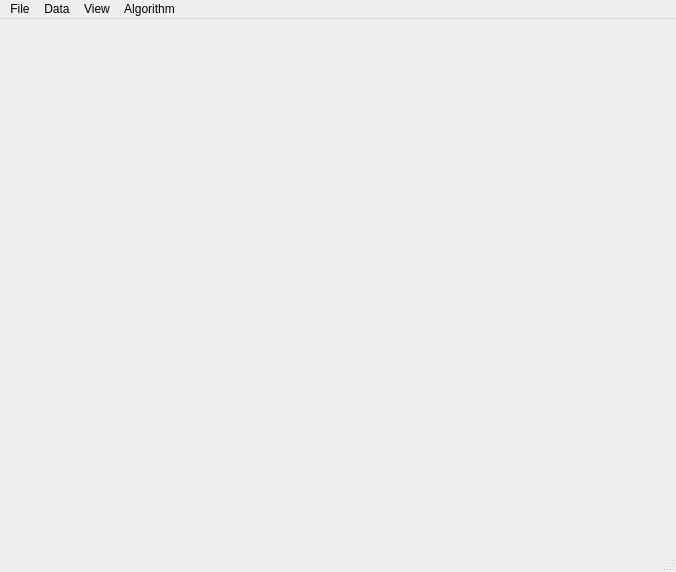
<?xml version="1.0" encoding="UTF-8"?>
<ui version="4.0">
 <author>Fernando de Goes</author>
 <class>MainWindow</class>
 <widget class="QMainWindow" name="MainWindow">
  <property name="geometry">
   <rect>
    <x>0</x>
    <y>0</y>
    <width>676</width>
    <height>572</height>
   </rect>
  </property>
  <property name="windowTitle">
   <string>Image BN-OT</string>
  </property>
  <widget class="QWidget" name="centralwidget">
   <layout class="QGridLayout">
    <item row="0" column="0">
     <widget class="GlViewer" name="viewer" native="true">
      <property name="focusPolicy">
       <enum>Qt::StrongFocus</enum>
      </property>
      <property name="locale">
       <locale language="English" country="UnitedStates"/>
      </property>
     </widget>
    </item>
   </layout>
  </widget>
  <widget class="QStatusBar" name="statusbar"/>
  <widget class="QMenuBar" name="menuBar">
   <property name="geometry">
    <rect>
     <x>0</x>
     <y>0</y>
     <width>676</width>
     <height>22</height>
    </rect>
   </property>
   <widget class="QMenu" name="menuFile">
    <property name="title">
     <string>File</string>
    </property>
    <addaction name="actionOpenImage"/>
    <addaction name="actionToggleInvert"/>
    <addaction name="separator"/>
    <addaction name="actionOpenPoints"/>
    <addaction name="actionSavePoints"/>
    <addaction name="actionSaveEPS"/>
    <addaction name="separator"/>
    <addaction name="actionSnapshot"/>
    <addaction name="actionClear"/>
   </widget>
   <widget class="QMenu" name="menuAlgorithm">
    <property name="title">
     <string>Algorithm</string>
    </property>
    <addaction name="actionToggleTimer"/>
    <addaction name="actionSetParameters"/>
    <addaction name="actionToggleFixedConnectivity"/>
    <addaction name="separator"/>
    <addaction name="actionResetWeights"/>
    <addaction name="actionFullOptimization"/>
    <addaction name="separator"/>
    <addaction name="actionOptimizeWeightsGD"/>
    <addaction name="actionOptimizeWeightsGDUntil"/>
    <addaction name="actionOptimizeWeightsNewton"/>
    <addaction name="actionOptimizeWeightsNewtonUntil"/>
    <addaction name="separator"/>
    <addaction name="actionOptimizePointsGD"/>
    <addaction name="actionOptimizePointsLloyd"/>
    <addaction name="separator"/>
    <addaction name="actionBreak_Regularity"/>
    <addaction name="separator"/>
    <addaction name="actionCountSitesPerBin"/>
   </widget>
   <widget class="QMenu" name="menuView">
    <property name="title">
     <string>View</string>
    </property>
    <addaction name="actionViewImage"/>
    <addaction name="actionViewImageGrid"/>
    <addaction name="separator"/>
    <addaction name="actionViewDomain"/>
    <addaction name="actionViewPoints"/>
    <addaction name="separator"/>
    <addaction name="actionViewVertices"/>
    <addaction name="actionViewEdges"/>
    <addaction name="actionViewFaces"/>
    <addaction name="actionViewWeights"/>
    <addaction name="actionViewBoundedDual"/>
    <addaction name="actionViewDual"/>
    <addaction name="actionViewBarycenter"/>
    <addaction name="separator"/>
    <addaction name="actionViewPixels"/>
    <addaction name="actionViewCapacity"/>
    <addaction name="actionViewVariance"/>
    <addaction name="actionViewRegularity"/>
    <addaction name="actionViewRegularSites"/>
    <addaction name="separator"/>
    <addaction name="actionViewCapacityHistogram"/>
    <addaction name="actionViewWeightHistogram"/>
   </widget>
   <widget class="QMenu" name="menuData">
    <property name="title">
     <string>Data</string>
    </property>
    <addaction name="actionGenerateVariablePoints"/>
   </widget>
   <addaction name="menuFile"/>
   <addaction name="menuData"/>
   <addaction name="menuView"/>
   <addaction name="menuAlgorithm"/>
  </widget>
  <action name="actionOpenPoints">
   <property name="text">
    <string>Open DAT</string>
   </property>
   <property name="shortcut">
    <string>Ctrl+O</string>
   </property>
  </action>
  <action name="actionClear">
   <property name="text">
    <string>Clear</string>
   </property>
   <property name="shortcut">
    <string>Esc</string>
   </property>
  </action>
  <action name="actionViewPoints">
   <property name="checkable">
    <bool>true</bool>
   </property>
   <property name="checked">
    <bool>true</bool>
   </property>
   <property name="text">
    <string>Points</string>
   </property>
   <property name="shortcut">
    <string>P</string>
   </property>
  </action>
  <action name="actionViewVertices">
   <property name="checkable">
    <bool>true</bool>
   </property>
   <property name="checked">
    <bool>false</bool>
   </property>
   <property name="text">
    <string>Vertices</string>
   </property>
   <property name="shortcut">
    <string>V</string>
   </property>
  </action>
  <action name="actionViewEdges">
   <property name="checkable">
    <bool>true</bool>
   </property>
   <property name="checked">
    <bool>true</bool>
   </property>
   <property name="text">
    <string>Edges</string>
   </property>
   <property name="shortcut">
    <string>E</string>
   </property>
  </action>
  <action name="actionViewWeights">
   <property name="checkable">
    <bool>true</bool>
   </property>
   <property name="checked">
    <bool>true</bool>
   </property>
   <property name="text">
    <string>Weights</string>
   </property>
   <property name="shortcut">
    <string>W</string>
   </property>
  </action>
  <action name="actionOptimizeWeightsGD">
   <property name="text">
    <string>Opt-W Grad. Descent (one step)</string>
   </property>
   <property name="shortcut">
    <string>Z</string>
   </property>
  </action>
  <action name="actionViewDomain">
   <property name="checkable">
    <bool>true</bool>
   </property>
   <property name="checked">
    <bool>true</bool>
   </property>
   <property name="text">
    <string>Boundary</string>
   </property>
   <property name="shortcut">
    <string>B</string>
   </property>
  </action>
  <action name="actionSnapshot">
   <property name="text">
    <string>Snapshot</string>
   </property>
   <property name="shortcut">
    <string>Ctrl+C</string>
   </property>
  </action>
  <action name="actionViewDual">
   <property name="checkable">
    <bool>true</bool>
   </property>
   <property name="checked">
    <bool>false</bool>
   </property>
   <property name="text">
    <string>Unbounded Dual</string>
   </property>
   <property name="shortcut">
    <string>Shift+D</string>
   </property>
  </action>
  <action name="actionViewCapacity">
   <property name="checkable">
    <bool>true</bool>
   </property>
   <property name="text">
    <string>Capacity</string>
   </property>
   <property name="shortcut">
    <string>C</string>
   </property>
  </action>
  <action name="actionViewCapacityHistogram">
   <property name="checkable">
    <bool>true</bool>
   </property>
   <property name="text">
    <string>Capacity Histogram</string>
   </property>
   <property name="shortcut">
    <string>Shift+C</string>
   </property>
  </action>
  <action name="actionResetWeights">
   <property name="text">
    <string>Reset W</string>
   </property>
   <property name="shortcut">
    <string>Ctrl+R</string>
   </property>
  </action>
  <action name="actionOptimizePointsLloyd">
   <property name="text">
    <string>Opt-X Lloyd</string>
   </property>
   <property name="shortcut">
    <string>L</string>
   </property>
  </action>
  <action name="actionSavePoints">
   <property name="text">
    <string>Save DAT</string>
   </property>
   <property name="shortcut">
    <string>Ctrl+S</string>
   </property>
  </action>
  <action name="actionSetParameters">
   <property name="text">
    <string>Set Parameters</string>
   </property>
   <property name="shortcut">
    <string>Ctrl+P</string>
   </property>
  </action>
  <action name="actionOptimizePointsGD">
   <property name="text">
    <string>Opt-X Grad. Descent</string>
   </property>
   <property name="shortcut">
    <string>X</string>
   </property>
  </action>
  <action name="actionOptimizeWeightsNewton">
   <property name="text">
    <string>Opt-W Newton (one step)</string>
   </property>
   <property name="shortcut">
    <string>K</string>
   </property>
  </action>
  <action name="actionViewWeightHistogram">
   <property name="checkable">
    <bool>true</bool>
   </property>
   <property name="text">
    <string>Weight Histogram</string>
   </property>
   <property name="shortcut">
    <string>Shift+W</string>
   </property>
  </action>
  <action name="actionOptimizeWeightsNewtonUntil">
   <property name="text">
    <string>Opt-W Newton (convergence)</string>
   </property>
   <property name="shortcut">
    <string>Shift+K</string>
   </property>
  </action>
  <action name="actionOptimizeWeightsGDUntil">
   <property name="text">
    <string>Opt-W Grad. Descent (convergence)</string>
   </property>
   <property name="shortcut">
    <string>Shift+Z</string>
   </property>
  </action>
  <action name="actionViewVariance">
   <property name="checkable">
    <bool>true</bool>
   </property>
   <property name="text">
    <string>Variance</string>
   </property>
   <property name="shortcut">
    <string>U</string>
   </property>
  </action>
  <action name="actionViewFaces">
   <property name="checkable">
    <bool>true</bool>
   </property>
   <property name="text">
    <string>Faces</string>
   </property>
   <property name="shortcut">
    <string>F</string>
   </property>
  </action>
  <action name="actionViewBoundedDual">
   <property name="checkable">
    <bool>true</bool>
   </property>
   <property name="checked">
    <bool>true</bool>
   </property>
   <property name="text">
    <string>Bounded Dual</string>
   </property>
   <property name="shortcut">
    <string>D</string>
   </property>
  </action>
  <action name="actionViewImage">
   <property name="checkable">
    <bool>true</bool>
   </property>
   <property name="text">
    <string>Image</string>
   </property>
   <property name="shortcut">
    <string>2</string>
   </property>
  </action>
  <action name="actionGenerateVariablePoints">
   <property name="text">
    <string>Init X adapted to image</string>
   </property>
   <property name="shortcut">
    <string>I</string>
   </property>
  </action>
  <action name="actionOpenImage">
   <property name="text">
    <string>Load Image</string>
   </property>
   <property name="shortcut">
    <string>1</string>
   </property>
  </action>
  <action name="actionViewImageGrid">
   <property name="checkable">
    <bool>true</bool>
   </property>
   <property name="text">
    <string>Grid</string>
   </property>
   <property name="shortcut">
    <string>3</string>
   </property>
  </action>
  <action name="actionViewPixels">
   <property name="checkable">
    <bool>true</bool>
   </property>
   <property name="text">
    <string>Pixels</string>
   </property>
   <property name="shortcut">
    <string>Q</string>
   </property>
  </action>
  <action name="actionFullOptimization">
   <property name="text">
    <string>Full Opt</string>
   </property>
   <property name="shortcut">
    <string>A</string>
   </property>
  </action>
  <action name="actionToggleTimer">
   <property name="checkable">
    <bool>true</bool>
   </property>
   <property name="text">
    <string>Activate Timer</string>
   </property>
   <property name="shortcut">
    <string>-</string>
   </property>
  </action>
  <action name="actionToggleFixedConnectivity">
   <property name="checkable">
    <bool>true</bool>
   </property>
   <property name="text">
    <string>Fix Connectivity</string>
   </property>
   <property name="shortcut">
    <string>=</string>
   </property>
  </action>
  <action name="actionViewBarycenter">
   <property name="checkable">
    <bool>true</bool>
   </property>
   <property name="text">
    <string>Barycenter</string>
   </property>
   <property name="shortcut">
    <string>Shift+B</string>
   </property>
  </action>
  <action name="actionViewRegularity">
   <property name="checkable">
    <bool>true</bool>
   </property>
   <property name="text">
    <string>Regularity Score</string>
   </property>
   <property name="shortcut">
    <string>R</string>
   </property>
  </action>
  <action name="actionCountSitesPerBin">
   <property name="text">
    <string>Count Sites Per Region</string>
   </property>
   <property name="shortcut">
    <string>0</string>
   </property>
  </action>
  <action name="actionToggleInvert">
   <property name="checkable">
    <bool>true</bool>
   </property>
   <property name="text">
    <string>Invert Img</string>
   </property>
   <property name="shortcut">
    <string>Ctrl+I</string>
   </property>
  </action>
  <action name="actionSaveEPS">
   <property name="text">
    <string>Save EPS</string>
   </property>
  </action>
  <action name="actionBreak_Regularity">
   <property name="text">
    <string>Break Regularity</string>
   </property>
   <property name="shortcut">
    <string>Shift+R</string>
   </property>
  </action>
  <action name="actionViewRegularSites">
   <property name="checkable">
    <bool>true</bool>
   </property>
   <property name="text">
    <string>Regular Sites (based on tau)</string>
   </property>
   <property name="shortcut">
    <string>Alt+R</string>
   </property>
  </action>
 </widget>
 <customwidgets>
  <customwidget>
   <class>GlViewer</class>
   <extends>QWidget</extends>
   <header>glviewer.h</header>
   <container>1</container>
  </customwidget>
 </customwidgets>
 <resources/>
 <connections/>
</ui>
